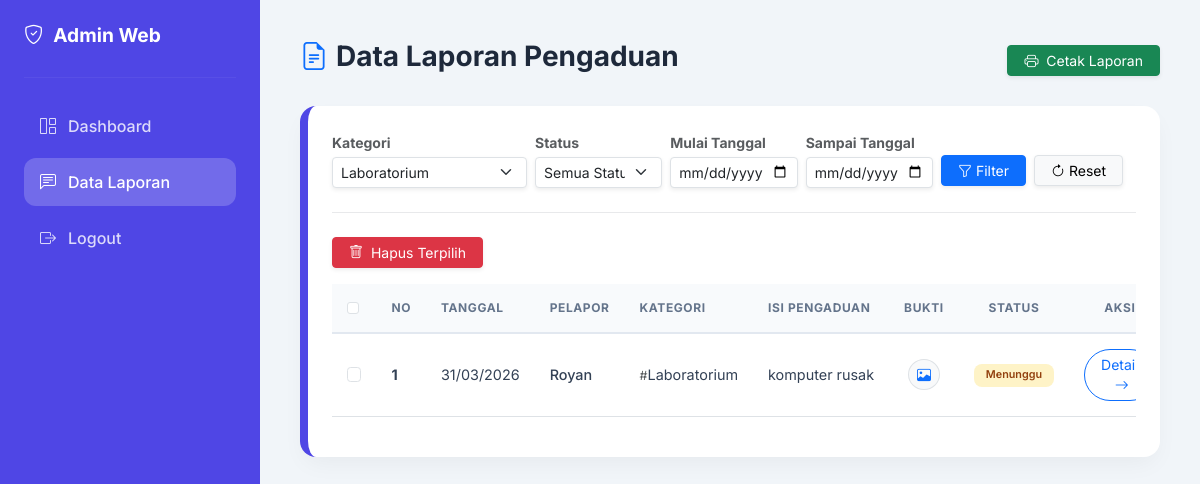
/data_laporan.php?kategori=4 (signed in), run on the app's committed database.
### tables this page shows
CREATE TABLE `aspirasi` (
  `id_aspirasi` int NOT NULL,
  `nis` char(10) NOT NULL,
  `id_kategori` int NOT NULL,
  `lokasi` varchar(50) NOT NULL,
  `keterangan` text NOT NULL,
  `foto` varchar(255) DEFAULT NULL,
  `tanggal` date NOT NULL,
  `status` enum('Menunggu','Proses','Selesai') NOT NULL DEFAULT 'Menunggu',
  `feedback` text
);

CREATE TABLE `siswa` (
  `nis` char(10) NOT NULL,
  `nama` varchar(50) NOT NULL,
  `kelas` varchar(10) NOT NULL,
  `password` varchar(255) NOT NULL
);

CREATE TABLE `kategori` (
  `id_kategori` int NOT NULL,
  `nama_kategori` varchar(50) NOT NULL
);

### functions.php (called while the page is built, shortened)
<?php
$conn = mysqli_connect("localhost", "root", "", "db_pengaduan_sekolah");
function query($query) {
    global $conn;
    $result = mysqli_query($conn, $query);
    $rows = [];
    while($row = mysqli_fetch_assoc($result)) {
        $rows[] = $row;
    }
    return $rows;
}
?>

### data_laporan.php (the view, shortened to what this page needs)
<?php
require 'functions.php';
$where = "WHERE aspirasi.status != 'Dibatalkan'";
if(isset($_GET['kategori']) && $_GET['kategori'] != ''){
    $kategori = $_GET['kategori'];
    $where .= " AND aspirasi.id_kategori='$kategori'";
}
$laporan = query("SELECT aspirasi.*, siswa.nama, kategori.nama_kategori
FROM aspirasi
JOIN siswa ON aspirasi.nis = siswa.nis
JOIN kategori ON aspirasi.id_kategori = kategori.id_kategori
$where
ORDER BY aspirasi.tanggal DESC");
$kategori_list = query("SELECT * FROM kategori");
?>
<!DOCTYPE html>
<html lang="id">
<head>
    <link href="https://cdn.jsdelivr.net/npm/bootstrap@5.3.2/dist/css/bootstrap.min.css" rel="stylesheet">
    <link rel="stylesheet" href="https://cdn.jsdelivr.net/npm/bootstrap-icons@1.11.1/font/bootstrap-icons.css">
</head>
<body>
    <div class="sidebar no-print">
        <h4><i class="bi bi-shield-check"></i> Admin Web</h4>
        <hr class="my-4" style="border-color: rgba(255,255,255,0.2);">
        <div class="nav-container">
            <a href="admin.php"><i class="bi bi-grid-1x2"></i> Dashboard</a>
            <a href="data_laporan.php" class="active"><i class="bi bi-chat-left-text"></i> Data Laporan</a>
            <a href="logout.php"><i class="bi bi-box-arrow-right"></i> Logout</a>
        </div>
    </div>
    <div class="content">
        <div class="d-flex justify-content-between align-items-center mb-4">
            <h3 class="fw-bold"><i class="bi bi-file-earmark-text me-2 text-primary"></i>Data Laporan Pengaduan</h3>
            <button type="button" onclick="window.print()" class="btn btn-success btn-sm px-3 shadow-sm no-print">
                <i class="bi bi-printer me-1"></i> Cetak Laporan
            </button>
        </div>
        <div class="card-box">
            <form method="GET" class="row g-2 mb-4 align-items-center no-print filter-row">
                <div class="col-md-3">
                    <label class="small fw-bold text-muted mb-1">Kategori</label>
                    <select name="kategori" class="form-select form-select-sm shadow-sm">
                        <?php foreach($kategori_list as $k): ?>
                        <option value="<?= $k['id_kategori']; ?>" <?= (isset($_GET['kategori']) && $_GET['kategori'] == $k['id_kategori']) ? 'selected' : ''; ?>><?= $k['nama_kategori']; ?></option>
                        <?php endforeach; ?>
                    </select>
                </div>
                <div class="col-md-2">
                    <label class="small fw-bold text-muted mb-1">Status</label>
                    <select name="status" class="form-select form-select-sm shadow-sm">
                        <option value="">Semua Status</option>
                    </select>
                </div>
                <div class="col-md-2">
                    <label class="small fw-bold text-muted mb-1">Mulai Tanggal</label>
                    <input type="date" name="tgl_awal" class="form-control form-control-sm shadow-sm" value="<?= $_GET['tgl_awal'] ?? ''; ?>">
                </div>
                <div class="col-md-2">
                    <label class="small fw-bold text-muted mb-1">Sampai Tanggal</label>
                    <input type="date" name="tgl_akhir" class="form-control form-control-sm shadow-sm" value="<?= $_GET['tgl_akhir'] ?? ''; ?>">
                </div>
                <div class="col-md-3 d-flex align-items-end gap-2" style="height: 55px;">
                    <button type="submit" class="btn btn-primary btn-sm px-3 shadow-sm">
                        <i class="bi bi-funnel"></i> Filter
                    </button>
                    <a href="data_laporan.php" class="btn btn-light border btn-sm px-3 shadow-sm">
                        <i class="bi bi-arrow-clockwise"></i> Reset
                    </a>
                </div>
            </form>
            <hr class="no-print mb-4" style="opacity: 0.1;">
            <form method="post">
                <button type="submit" name="hapus_terpilih" class="btn btn-danger btn-sm mb-3 no-print shadow-sm px-3" onclick="return confirm('Apakah Anda yakin ingin menghapus data yang dipilih?')">
                    <i class="bi bi-trash me-1"></i> Hapus Terpilih
                </button>
                <div class="table-responsive">
                    <table class="table table-hover align-middle">
                        <thead>
                            <tr>
                                <th class="no-print check-col" style="width: 40px;">
                                    <input type="checkbox" class="form-check-input shadow-none" onclick="toggleAll(this)">
                                </th>
                                <th style="width: 50px;">No</th>
                                <th>Tanggal</th>
                                <th>Pelapor</th>
                                <th>Kategori</th>
                                <th>Isi Pengaduan</th>
                                <th class="text-center">Bukti</th>
                                <th class="text-center">Status</th>
                                <th class="no-print text-center aksi-col">Aksi</th>
                            </tr>
                        </thead>
                        <tbody>
                            <?php $i=1; foreach($laporan as $row): ?>
                            <tr>
                                <td class="no-print check-col">
                                    <input type="checkbox" name="pilih[]" value="<?= $row['id_aspirasi']; ?>" class="form-check-input shadow-none">
                                </td>
                                <td class="fw-bold"><?= $i++; ?></td>
                                <td class="text-nowrap"><?= date('d/m/Y', strtotime($row['tanggal'])); ?></td>
                                <td class="fw-medium"><?= $row['nama']; ?></td>
                                <td><span class="text-muted small">#</span><?= $row['nama_kategori']; ?></td>
                                <td style="max-width: 250px;" class="text-truncate"><?= $row['keterangan']; ?></td>
                                <td class="text-center">
                                    <?php if($row['foto']): ?>
                                    <a href="assets/img/<?= $row['foto']; ?>" target="_blank" class="btn btn-light btn-sm rounded-circle border">
                                        <i class="bi bi-image text-primary"></i>
                                    </a>
                                    <?php else: ?>
                                    <span class="text-muted">-</span>
                                    <?php endif; ?>
                                </td>
                                <td class="text-center">
                                    <span class="badge <?= strtolower($row['status']) ?>">
                                        <?= $row['status']; ?>
                                    </span>
                                </td>
                                <td class="no-print text-center aksi-col">
                                    <a href="tanggapi.php?id=<?= $row['id_aspirasi']; ?>" class="btn btn-outline-primary btn-sm rounded-pill px-3">
                                        Detail <i class="bi bi-arrow-right ms-1"></i>
                                    </a>
                                </td>
                            </tr>
                            <?php endforeach; ?>
                        </tbody>
                    </table>
                </div>
            </form>
        </div>
    </div>
</body>
</html>

### data_laporan.php (style rules this page uses)
body { font-family: 'Inter', sans-serif; background-color: #f1f5f9; color: #1e293b; margin: 0; }
.sidebar { width: 260px; height: 100vh; position: fixed; background-color: #4f46e5; padding: 24px; z-index: 100; color: white; transition: all 0.3s; }
.sidebar h4 { font-weight: 700; font-size: 1.2rem; margin-bottom: 30px; display: flex; align-items: center; gap: 10px; }
.sidebar a { display: flex; align-items: center; gap: 12px; color: rgba(255,255,255,0.8); padding: 12px 16px; border-radius: 12px; margin-bottom: 8px; text-decoration: none; font-weight: 500; }
.sidebar a:hover, .sidebar a.active { background-color: rgba(255,255,255,0.2); color: #ffffff; }
.content { margin-left: 260px; padding: 40px; transition: all 0.3s; }
.card-box { background: white; border-radius: 16px; padding: 24px; box-shadow: 0 10px 25px -5px rgba(0, 0, 0, 0.05); border-left: 8px solid #4f46e5; border-top: none; border-right: none; border-bottom: none; }
.table thead th { background-color: #f8fafc; color: #64748b; text-transform: uppercase; font-size: 0.75rem; letter-spacing: 0.05em; font-weight: 700; padding: 15px; border-bottom: 2px solid #e2e8f0; }
.table tbody td { padding: 15px; color: #334155; font-size: 0.9rem; }
.badge { padding: 6px 12px; border-radius: 8px; font-weight: 600; }
.badge.menunggu { background-color: #fef3c7; color: #92400e; }

### data on the page
aspirasi: tanggal "31/03/2026", siswa.nama "Royan", id_kategori.nama_kategori "Laboratorium", keterangan "komputer rusak", status "Menunggu"

### other printed values
form field kategori "Laboratorium"
